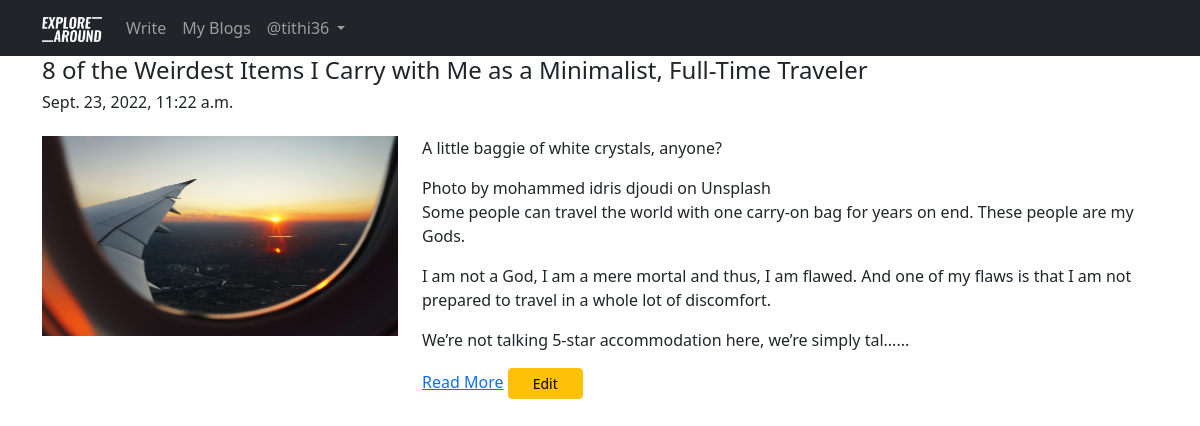
/blog/my-blogs/ (signed in), run on an earlier commit of the app's database.
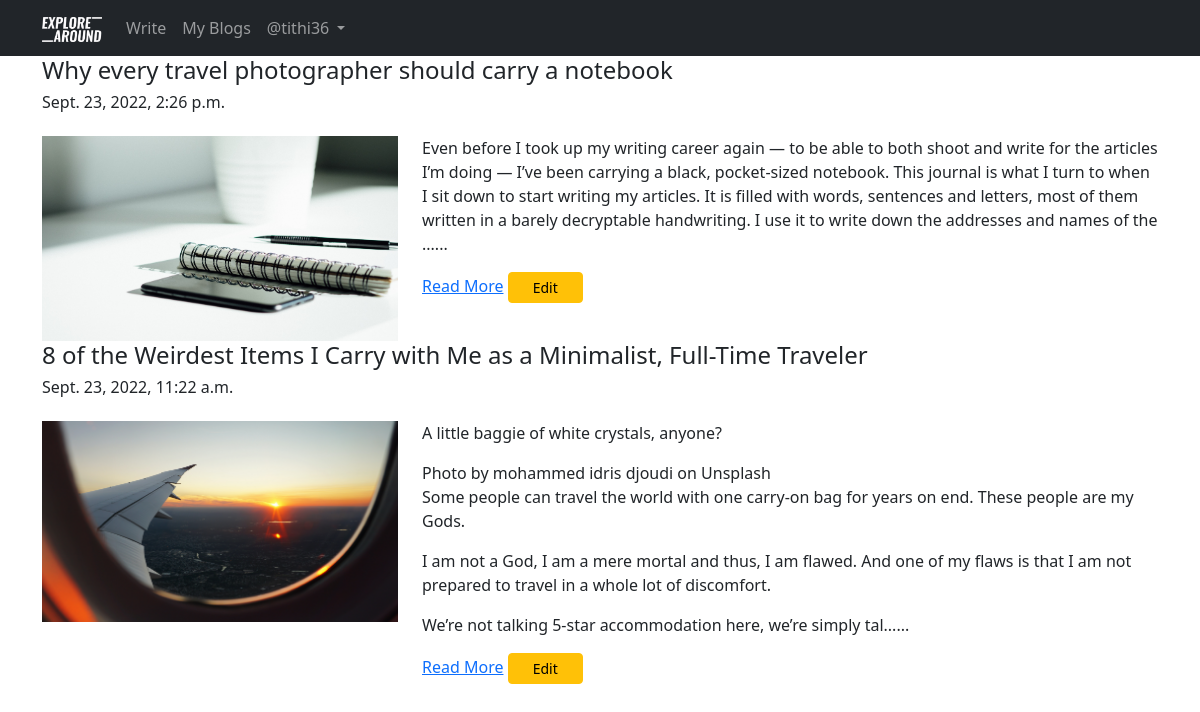
And on a later commit of the database.
### Blog_Management/models.py (models this page shows, shortened)
class Blog(models.Model):
    author = models.ForeignKey(User, on_delete=models.CASCADE, related_name='post_author')
    blog_title = models.CharField(max_length=264, verbose_name='Title')
    slug = models.SlugField(max_length=264, unique=True)
    blog_content = models.TextField(verbose_name='Please wirte what is on your mind?')
    blog_image = models.ImageField(upload_to='blog_pics', verbose_name='Image')
    publish_date = models.DateTimeField(auto_now_add=True)
    update_date = models.DateTimeField(auto_now=True)
    class Meta:
        ordering = ('-publish_date', )

### Blog_Management/views.py (the view)
# urls.py: path('my-blogs/', views.MyBlogs.as_view(), name='my_blogs'),
class MyBlogs(LoginRequiredMixin, TemplateView):
    template_name = 'Blog_Management/my_blogs.html'

### Blog_Management/templatetags/custom_filters.py (called while the page is built)
def range_filter(value):
    return value[0:400] + "......"

### templates/Blog_Management/my_blogs.html (shortened to what this page needs)
{% extends 'base.html' %}
{% load custom_filters %}
{% block main_content %}
{% for blog in user.post_author.all %}
    <h4>{{ blog.blog_title }}</h4>
    <h6>{{ blog.publish_date }}</h6>
    <div class="row">
        <div class="col-lg-4 mt-3">
            <img src="/media/{{ blog.blog_image }}" width="100%">
        </div>
        <div class="col-lg-8">
            <p>{{ blog.blog_content|range_filter|linebreaks }}</p>
            <a href="{% url 'Blog_Management_App:full_blog' slug=blog.slug %}">Read More</a>
            <a href="{% url 'Blog_Management_App:edit_blog' pk=blog.pk %}" class="btn btn-warning btn-sm px-4">Edit</a>
        </div>
    </div>
{% endfor %}
{% endblock main_content %}

What changed in the data, as far as the page shows it:
added Blog: blog_title "Why every travel photographer should carry a notebook", publish_date "Sept. 23, 2022, 2:26 p.m.", blog_image (picture), blog_content|range_filter "Even before I took up my writing career again — to be able to both shoot and write for the articles I’m doing — I’ve been carrying a black, pocket-sized notebook. This journal is what I turn to when I sit down to start writing my articles. It is filled with words, sentences and letters, most of them written in a barely decryptable handwriting. I use it to write down the addresses and names of the ......"
